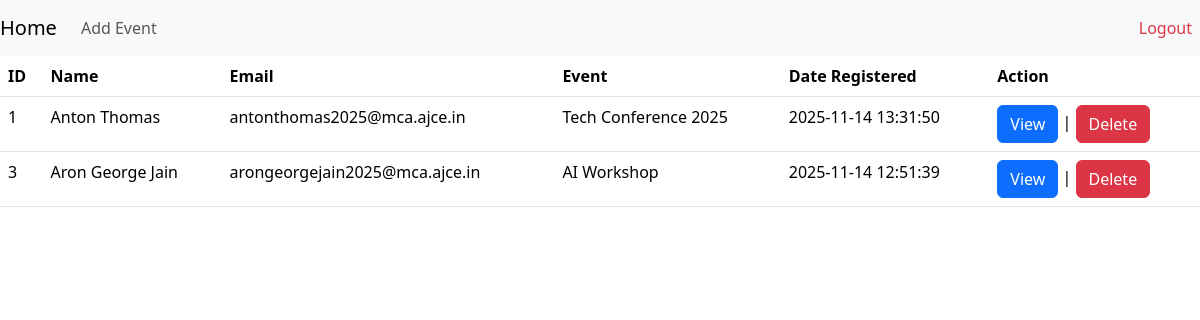
The page /admin/dashboard.php (signed in) on the database its author committed.
### tables this page shows
CREATE TABLE `tbl_registrations` (
  `id` int(11) NOT NULL,
  `name` varchar(100) NOT NULL,
  `email` varchar(100) NOT NULL,
  `event_id` int(11) NOT NULL,
  `registered_at` timestamp NOT NULL DEFAULT current_timestamp()
);

CREATE TABLE `tbl_events` (
  `id` int(11) NOT NULL,
  `name` varchar(100) NOT NULL,
  `event_date` date NOT NULL,
  `description` text DEFAULT NULL
);

### admin/dashboard.php (the view, shortened to what this page needs)
<?php
include '../db_connect.php';
$query = "SELECT r.id as rid, r.name, r.email, e.id, e.name AS event_name, r.registered_at
                        FROM tbl_registrations r
                        JOIN tbl_events e ON r.event_id = e.id
                        ORDER BY r.registered_at DESC";
$result = mysqli_query($conn, $query);
?>
<!DOCTYPE html>
<html lang="en">
<head>
    <link href="https://cdn.jsdelivr.net/npm/bootstrap@5.3.8/dist/css/bootstrap.min.css" rel="stylesheet">
</head>
<body>
    <nav class="navbar navbar-expand-lg navbar-light bg-light">
        <a class="navbar-brand" href="#">Home</a>
        <div class="collapse navbar-collapse" id="navbarSupportedContent">
            <ul class="navbar-nav me-auto">
                <li class="nav-item active">
                    <a class="nav-link" href="addevent.php">Add Event</a>
                </li>
            </ul>
            <ul class="navbar-nav ms-auto">
                <li class="nav-item">
                    <a class="nav-link text-danger" href="logout.php">Logout</a>
                </li>
            </ul>
        </div>
    </nav>
    <table class="table">
        <tr>
            <th scope="col">ID</th>
            <th scope="col">Name</th>
            <th scope="col">Email</th>
            <th scope="col">Event</th>
            <th scope="col">Date Registered</th>
            <th scope="col">Action</th>
        </tr>
        <?php while ($row = mysqli_fetch_array($result)) { ?>
            <tr>
                <td><?= $row['id'] ?></td>
                <td><?= $row['name'] ?></td>
                <td><?= $row['email'] ?></td>
                <td><?= $row['event_name'] ?></td>
                <td><?= $row['registered_at'] ?></td>
                <td>
                    <a href="view.php?id=<?= $row['id'] ?>" class="btn btn-primary">View</a> |
                    <a href="delete.php?id=<?= $row['rid'] ?>" class="btn btn-danger" onclick="deleteRecord()">Delete</a>
                </td>
            </tr>
        <?php } ?>
    </table>
</body>
</html>

### rows shown on the page
tbl_registrations: event "1", name "Anton Thomas", email "antonthomas2025@mca.ajce.in", event.name "Tech Conference 2025", registered_at "2025-11-14 13:31:50"
tbl_registrations: event "3", name "Aron George Jain", email "arongeorgejain2025@mca.ajce.in", event.name "AI Workshop", registered_at "2025-11-14 12:51:39"
